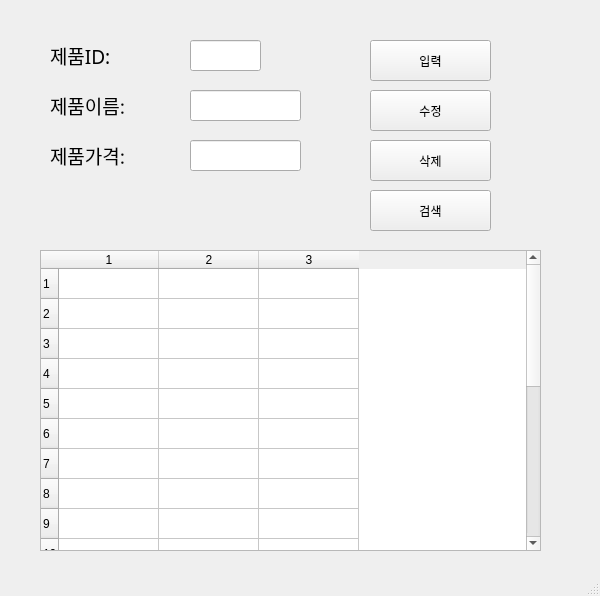
<?xml version="1.0" encoding="UTF-8"?>
<ui version="4.0">
 <class>MainWindow</class>
 <widget class="QMainWindow" name="MainWindow">
  <property name="geometry">
   <rect>
    <x>0</x>
    <y>0</y>
    <width>600</width>
    <height>596</height>
   </rect>
  </property>
  <property name="windowTitle">
   <string>MainWindow</string>
  </property>
  <widget class="QWidget" name="centralwidget">
   <widget class="QLabel" name="label">
    <property name="geometry">
     <rect>
      <x>50</x>
      <y>40</y>
      <width>81</width>
      <height>31</height>
     </rect>
    </property>
    <property name="font">
     <font>
      <family>맑은 고딕</family>
      <pointsize>14</pointsize>
     </font>
    </property>
    <property name="text">
     <string>제품ID:</string>
    </property>
   </widget>
   <widget class="QLabel" name="label_2">
    <property name="geometry">
     <rect>
      <x>50</x>
      <y>90</y>
      <width>81</width>
      <height>31</height>
     </rect>
    </property>
    <property name="font">
     <font>
      <family>맑은 고딕</family>
      <pointsize>14</pointsize>
     </font>
    </property>
    <property name="text">
     <string>제품이름:</string>
    </property>
   </widget>
   <widget class="QLabel" name="label_3">
    <property name="geometry">
     <rect>
      <x>50</x>
      <y>140</y>
      <width>81</width>
      <height>31</height>
     </rect>
    </property>
    <property name="font">
     <font>
      <family>맑은 고딕</family>
      <pointsize>14</pointsize>
     </font>
    </property>
    <property name="text">
     <string>제품가격:</string>
    </property>
   </widget>
   <widget class="QLineEdit" name="prodID">
    <property name="geometry">
     <rect>
      <x>190</x>
      <y>40</y>
      <width>71</width>
      <height>31</height>
     </rect>
    </property>
   </widget>
   <widget class="QLineEdit" name="prodName">
    <property name="geometry">
     <rect>
      <x>190</x>
      <y>90</y>
      <width>111</width>
      <height>31</height>
     </rect>
    </property>
   </widget>
   <widget class="QLineEdit" name="prodPrice">
    <property name="geometry">
     <rect>
      <x>190</x>
      <y>140</y>
      <width>111</width>
      <height>31</height>
     </rect>
    </property>
   </widget>
   <widget class="QPushButton" name="pushButton">
    <property name="geometry">
     <rect>
      <x>370</x>
      <y>40</y>
      <width>121</width>
      <height>41</height>
     </rect>
    </property>
    <property name="text">
     <string>입력</string>
    </property>
   </widget>
   <widget class="QPushButton" name="pushButton_2">
    <property name="geometry">
     <rect>
      <x>370</x>
      <y>90</y>
      <width>121</width>
      <height>41</height>
     </rect>
    </property>
    <property name="text">
     <string>수정</string>
    </property>
   </widget>
   <widget class="QPushButton" name="pushButton_3">
    <property name="geometry">
     <rect>
      <x>370</x>
      <y>140</y>
      <width>121</width>
      <height>41</height>
     </rect>
    </property>
    <property name="text">
     <string>삭제</string>
    </property>
   </widget>
   <widget class="QPushButton" name="pushButton_4">
    <property name="geometry">
     <rect>
      <x>370</x>
      <y>190</y>
      <width>121</width>
      <height>41</height>
     </rect>
    </property>
    <property name="text">
     <string>검색</string>
    </property>
   </widget>
   <widget class="QTableWidget" name="tableWidget">
    <property name="geometry">
     <rect>
      <x>40</x>
      <y>250</y>
      <width>501</width>
      <height>301</height>
     </rect>
    </property>
    <property name="rowCount">
     <number>20</number>
    </property>
    <property name="columnCount">
     <number>3</number>
    </property>
    <row/>
    <row/>
    <row/>
    <row/>
    <row/>
    <row/>
    <row/>
    <row/>
    <row/>
    <row/>
    <row/>
    <row/>
    <row/>
    <row/>
    <row/>
    <row/>
    <row/>
    <row/>
    <row/>
    <row/>
    <column/>
    <column/>
    <column/>
   </widget>
  </widget>
  <widget class="QMenuBar" name="menubar">
   <property name="geometry">
    <rect>
     <x>0</x>
     <y>0</y>
     <width>600</width>
     <height>22</height>
    </rect>
   </property>
  </widget>
  <widget class="QStatusBar" name="statusbar"/>
 </widget>
 <resources/>
 <connections>
  <connection>
   <sender>pushButton</sender>
   <signal>clicked()</signal>
   <receiver>MainWindow</receiver>
   <slot>addProduct()</slot>
   <hints>
    <hint type="sourcelabel">
     <x>394</x>
     <y>72</y>
    </hint>
    <hint type="destinationlabel">
     <x>470</x>
     <y>95</y>
    </hint>
   </hints>
  </connection>
  <connection>
   <sender>pushButton_2</sender>
   <signal>clicked()</signal>
   <receiver>MainWindow</receiver>
   <slot>updateProduct()</slot>
   <hints>
    <hint type="sourcelabel">
     <x>418</x>
     <y>129</y>
    </hint>
    <hint type="destinationlabel">
     <x>470</x>
     <y>136</y>
    </hint>
   </hints>
  </connection>
  <connection>
   <sender>pushButton_3</sender>
   <signal>clicked()</signal>
   <receiver>MainWindow</receiver>
   <slot>removeProduct()</slot>
   <hints>
    <hint type="sourcelabel">
     <x>409</x>
     <y>175</y>
    </hint>
    <hint type="destinationlabel">
     <x>469</x>
     <y>183</y>
    </hint>
   </hints>
  </connection>
  <connection>
   <sender>pushButton_4</sender>
   <signal>clicked()</signal>
   <receiver>MainWindow</receiver>
   <slot>getProduct()</slot>
   <hints>
    <hint type="sourcelabel">
     <x>406</x>
     <y>219</y>
    </hint>
    <hint type="destinationlabel">
     <x>471</x>
     <y>229</y>
    </hint>
   </hints>
  </connection>
 </connections>
 <slots>
  <slot>addProduct()</slot>
  <slot>updateProduct()</slot>
  <slot>removeProduct()</slot>
  <slot>getProduct()</slot>
 </slots>
</ui>
